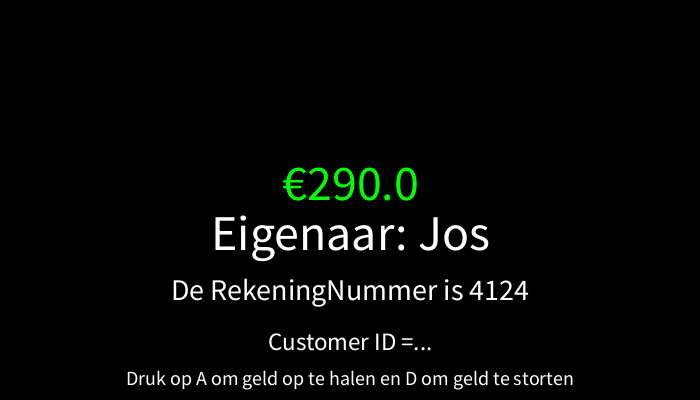
Frame 1 (no input)
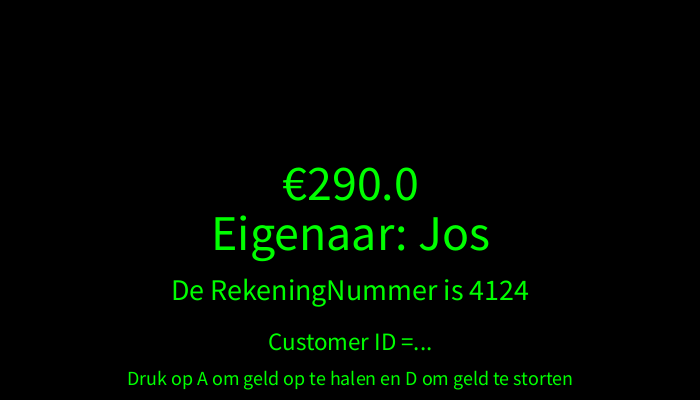
Frame 60 (the mouse pressed at the canvas centre just before this capture)
Frame 120 (the mouse held since frame 60 and released just before this capture): identical to frame 60, image omitted

The Processing sketch that drew these frames (run headless with seeded random() and noise(); from frame 60 on, the mouse is pressed at the canvas centre):

// Processing sketch: Opdracht12_30
// ── Opdracht12_30.pde
BankAccount myBankAccount;

void setup(){
  size(700, 400);
  myBankAccount = new BankAccount(290, "Customer ID =...", "Eigenaar: Jos", 4124);
}

void keyPressed(){
  myBankAccount.keyPressed();
}

void draw(){
  background(0);
  myBankAccount.LaatZien();
}

class BankAccount{
  float Geld;
  String Attributen;
  String Eigenaar;
  int RekeningNummer;

  BankAccount(float Geld, String Attributen, String Eigenaar, int RekeningNummer){
    this.Geld = Geld;
    this.Attributen = Attributen;
    this.Eigenaar = Eigenaar;
    this.RekeningNummer = RekeningNummer;
  }

  void keyPressed(){
    if(key == 'a'){
      Geld = Geld - 50;
    }
    if(key == 'd'){
      Geld = Geld + 50;
    }
  }

  void LaatZien(){
    textAlign(CENTER);
    textSize(20);
    text("Druk op A om geld op te halen en D om geld te storten", width/2, height - 15);
    textAlign(CENTER);
    textSize(30);
    text("De RekeningNummer is " + RekeningNummer, width/2, height - 100);
    textSize(50);
    text(Eigenaar, width/2, height - 150);
    textSize(25);
    text(Attributen, width/2, height - 50);
    if(Geld >= 0){
      textSize(50);
      fill(0,255,0);
      text("€" + Geld, width/2, height/2);
    }else{
      textSize(50);
      fill(255,0,0);
      text("Onvoldoende saldo", width/2, height/2);
    }
  }
}
